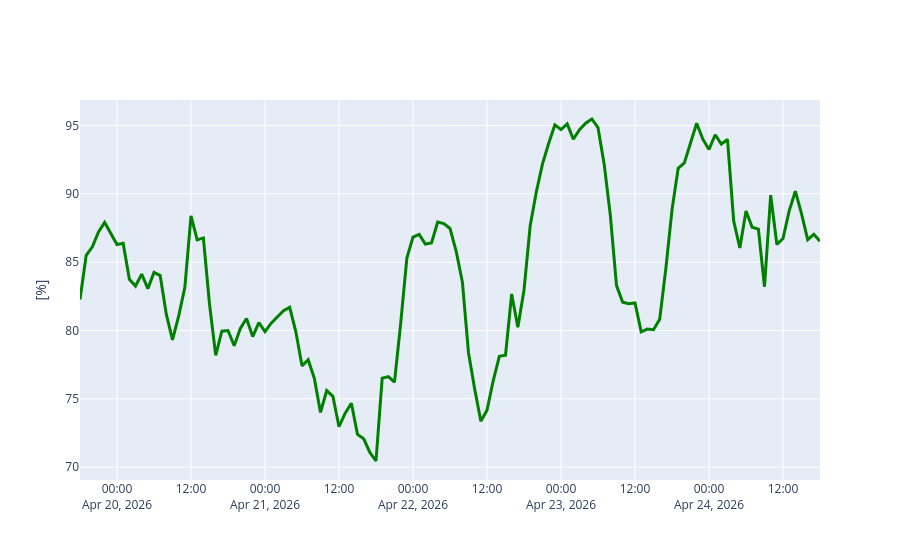

Notebook cell for this chart:
### Code cell
# Grafica pronostico humedad relativa
fig = go.Figure()
fig.add_trace(go.Scatter(x=pronostico_meteorologia['Tiempo_datetime'], y=pronostico_meteorologia['relative_humidity_pct'],
                        line=dict(color='green',width=3)))
fig.update_layout(xaxis_title=" ",
                  yaxis_title="[%]")
fig.show()
